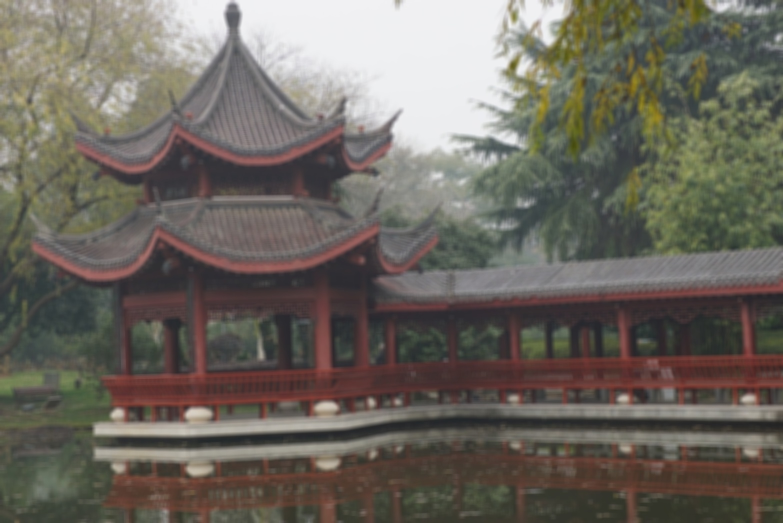
#> input picture ch5/imwrite/Average Filtering(10,10).jpg, 1566 x 1046 px, given in place of cstu.jpg, which was not available (shown at 1/2 size)
$ python bata_correction.py
#> lines starting #> are read from the running program, lines starting #| are printed output that depends on the picture; pictures that were not available may be replaced by others from this repository, and a replacement may not be noted
#Beta矯正
import numpy as np
import cv2
import scipy.special as special

def beta_correction(f,a=2.0,b=2.0):
    g=f.copy()
    nr,nc=f.shape[:2]
    x=np.linspace(0,1,256)
    table=np.round(special.betainc(a,b,x)*255,0)
    if f.ndim !=3:
        for x in range(nr):
            for y in range(nc):
                g[x,y]=table[f[x,y]]
    else:
        for x in range(nr):
            for y in range(nc):
                for k in range(3):
                    g[x,y,k]=table[f[x,y,k]]
    return g

def main():
    img=cv2.imread("D:/Documents/ImgProcess/picture/cstu.jpg",0)
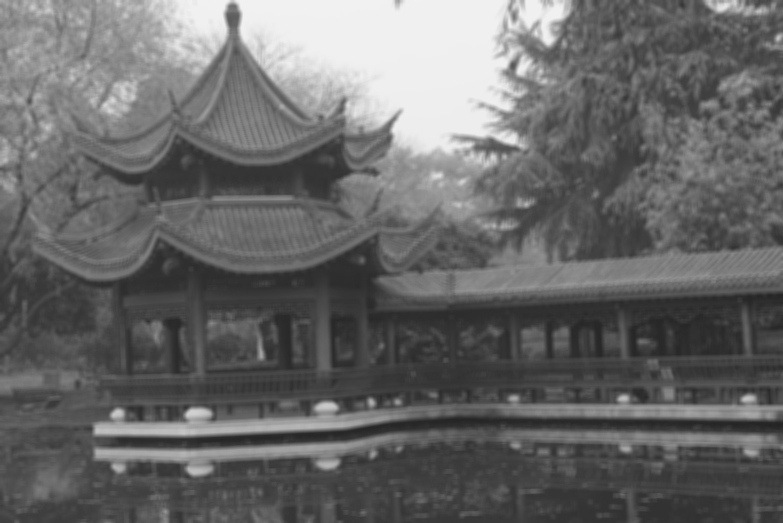
#> img: shape (1046, 1566) (shown at 1/2 size); min 35, max 242, mean 103.8
    img1=beta_correction(img,a=0.5,b=0.5)
#> after the loop in beta_correction, `for x in range(nr):`:
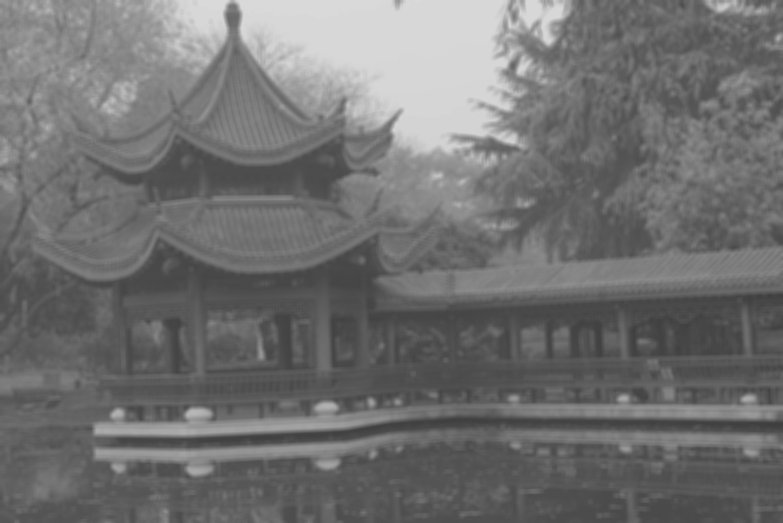
#> g: shape (1046, 1566) (shown at 1/2 size); min 62, max 218, mean 112.6
    img2=beta_correction(img,a=2.0,b=2.0)
#> call 2 of beta_correction, with a = 2, b = 2
#> after the loop in beta_correction (call 2), `for x in range(nr):`:
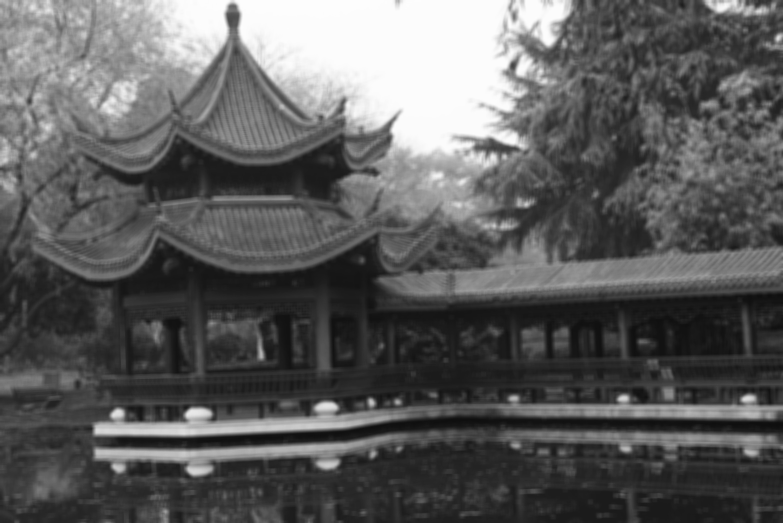
#> g: shape (1046, 1566) (shown at 1/2 size); min 13, max 253, mean 92.7
    cv2.imwrite("Beta(a=b=0.5).jpg",img1)
    cv2.imwrite("Beta(a=b=2.0).jpg",img2)
    cv2.waitKey(0)

main()
